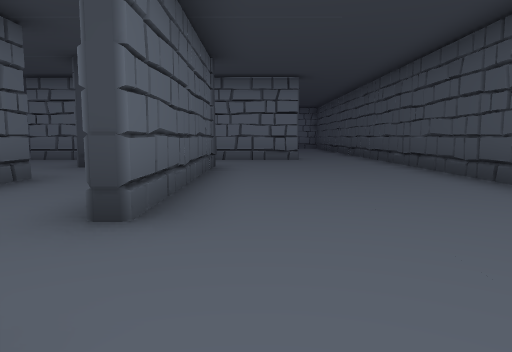
[1] (above)

24 first-person views from a walk through a scene from a Unity 3-D project. The camera is 1.2 m above the floor, tilts 6° down and sees 70° across. The floor is counted in squares, 2 m on a side. Each view is taken from the middle of a square. On the plan, view 1 faces up. The plan holds only what a view shows up to about 10 squares ahead; the rest is blank. The place goes on beyond the plan. The player character is not drawn. Door leaves are left out, so doorways stand open.

[2]
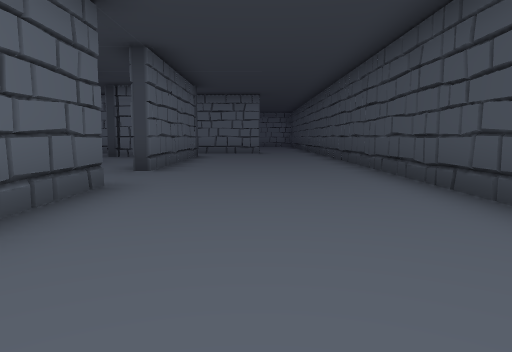

[3]
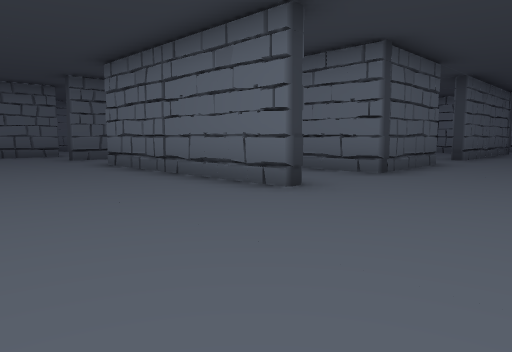

[4]
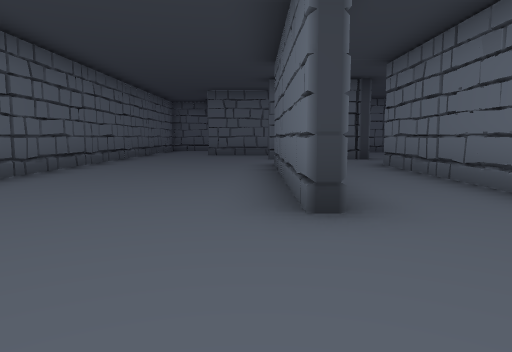

[5]
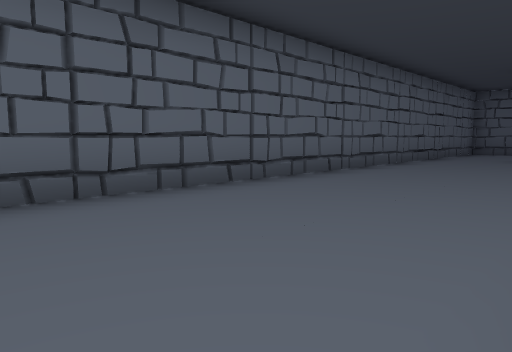

[6]
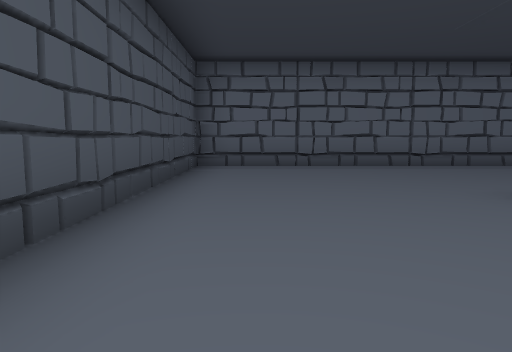

[7]
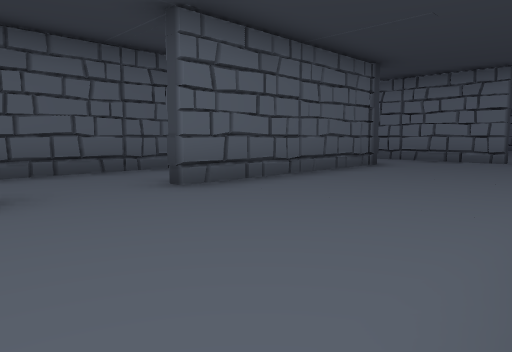

[8]
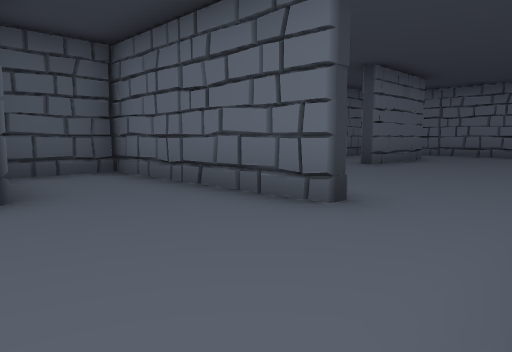

[9]
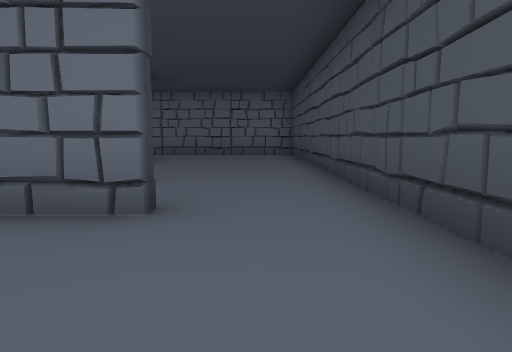

[10]
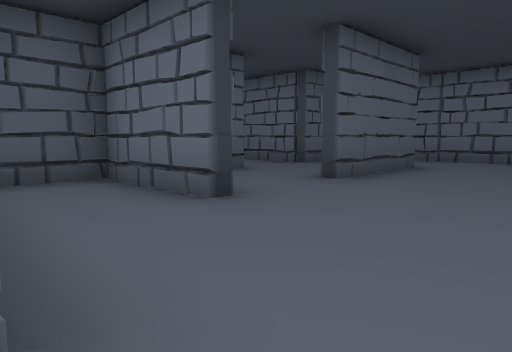

[11]
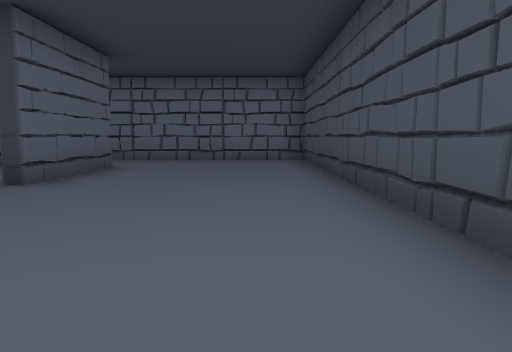

[12]
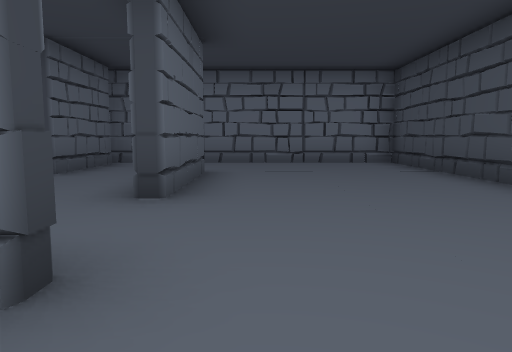

[13]
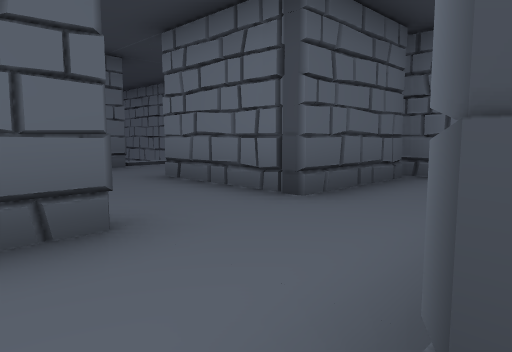

[14]
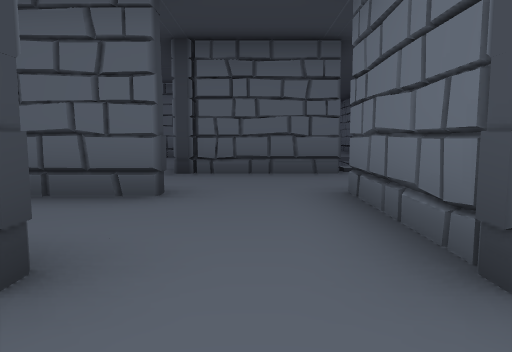

[15]
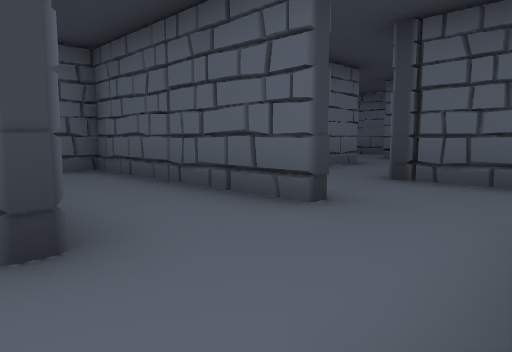

[16]
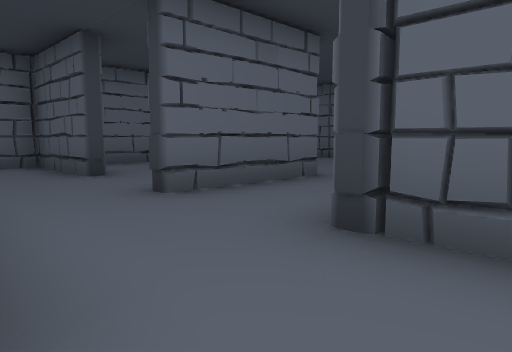

[17]
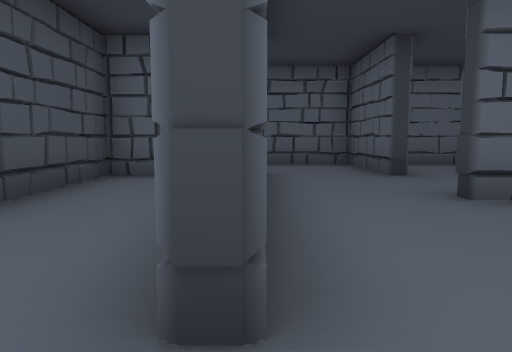

[18]
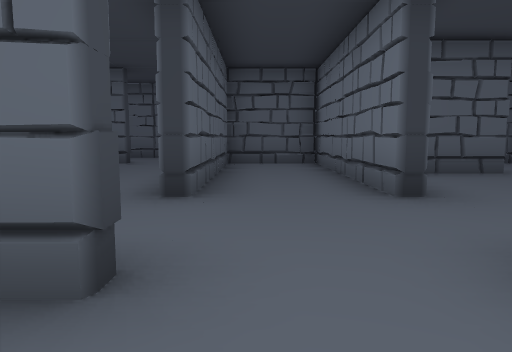

[19]
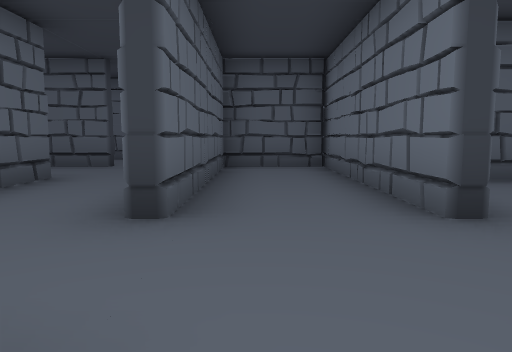

[20]
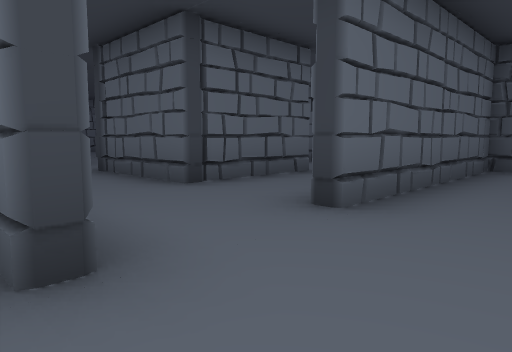

[21]
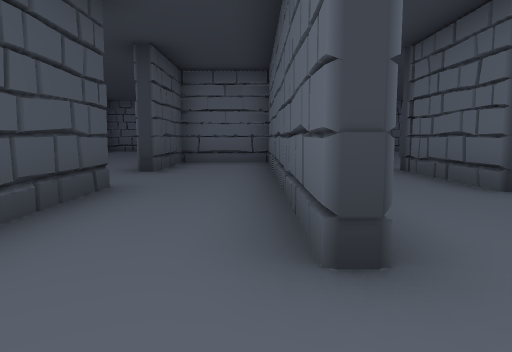

[22]
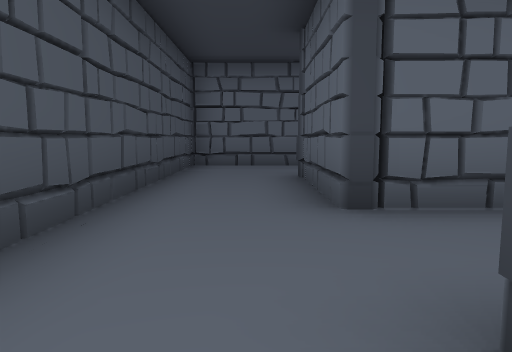

[23]
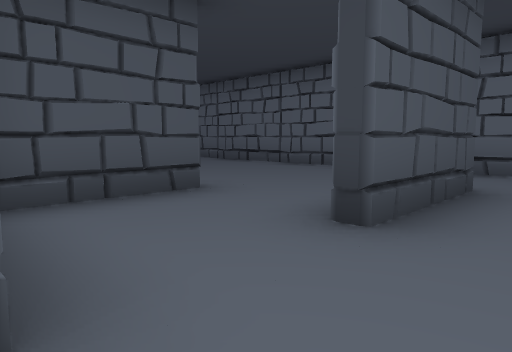

[24]
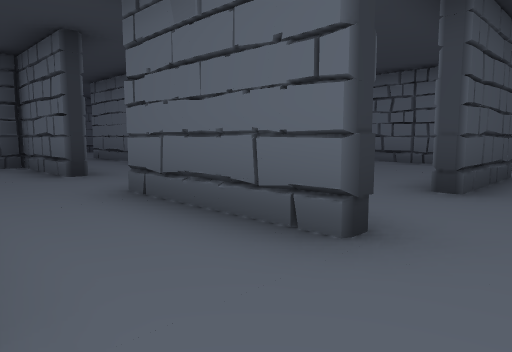

### Floor plan
Key: @ floor where view 1 was taken; # wall or solid block; . floor; D open door.
Columns run from 12 left of view 1 to 4 right of it. Each row starts with its distance up from view 1.
 20         #########
 19         #.......#
 18     ..  #.......#
 17     #.###..#....#
 16     #......#....#
 15    ##.#.#..#....#
 14   ....#.#.......#
 13   ###.#.####....#
 12     ..#.#.......#
 11    ...#.#.......#
 10    .#.########..#
  9   ..#...#.......#
  8  ######.####....#
  7  #........ #....#
  6  #.........#....#
  5  ######.#..#....#
  4  .......#..#....#
  3  #..###.#..#....#
  2  #.   #.#.......#
  1  #    #.#.......#
  0 ....  ..#..#@...#
 -1 ........#..#....#
 -2 ..###.######....#
 -3 ....#...........#
 -4 ....#.######....#
 -5 .#..............#
 -6  #..............#
 -7  ...............#
 -8  ...............#
 -9  #DD#############

Positions as (right, up) in squares from view 1, and headings:
1: (0, 0), facing up
2: (1, -4), facing up
3: (2, -8), facing up-left
4: (2, -5), facing left
5: (0, -5), facing down-left
6: (2, -1), facing down
7: (3, 0), facing up-left
8: (3, 7), facing up-left
9: (2, 7), facing up
10: (2, 10), facing up-left
11: (2, 10), facing up
12: (0, 11), facing up
13: (-1, 14), facing up-left
14: (-2, 16), facing left
15: (-3, 17), facing down-left
16: (-6, 16), facing down-left
17: (-6, 16), facing down
18: (-2, 6), facing left
19: (-3, 6), facing left
20: (-3, 7), facing down-left
21: (-3, 7), facing down
22: (-5, 6), facing down
23: (-12, -2), facing down-right
24: (-12, 0), facing down-right
